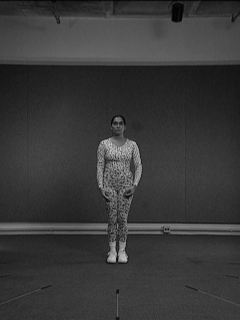
#> input picture MHI and MEI/aerobic-001.bmp, 240 x 320 px; the run also reads 1 picture not shown here
$ jupyter execute --allow-errors HW5.ipynb   (older library calls are emulated)
#> lines starting #> are read from the running program, lines starting #| are printed output that depends on the picture; after the words box and inside, x2 and y2 are one past the last pixel; in counts of white or black regions, pixels touching at a corner belong together
[cell 1]
import os
import numpy as np
import imageio
from scipy import ndimage
import skimage.morphology
import matplotlib.pyplot as plt
import pdb
from numpy import mgrid, sum
from skimage import img_as_float
import cv2
from scipy import signal

# Problem 1

[cell 2]
origin_Im = imageio.imread(os.path.join("aerobic-001.bmp"))
#> origin_Im is the input picture: shape (320, 240); min 1, max 202, mean 56.9
# test with different thresholds
thresholds =[5,10,15,20]
for threshold in thresholds:
      os.makedirs("threshold{:d}".format(threshold),exist_ok=True)
#> the loop `for threshold in thresholds:` made 4 passes
#> pass 1, `diff = abs(im - origin_Im) >= threshold`:
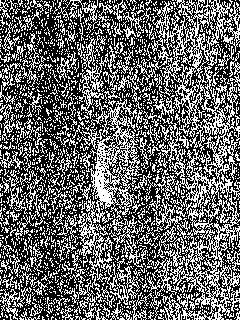
#> diff: shape (320, 240) bool; 39.9% white in thin lines or dots
#> pass 1, `diff = skimage.morphology.remove_small_objects(diff, min_size=55, conn..`:
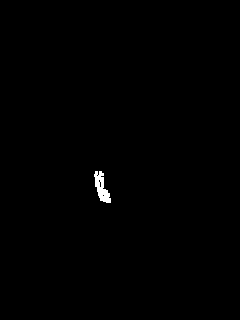
#> diff: shape (320, 240) bool; 0.37% white; 1 white region, box (x1, y1, x2, y2) and area: (94, 171, 111, 203) 284
#> after the loop `for threshold in thresholds:`:
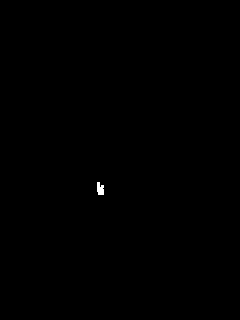
#> diff: shape (320, 240); 0.1% white; 1 white region, box (x1, y1, x2, y2) and area: (97, 182, 104, 195) 73
#> pass 2 of the loop `for i in range(1, 22):`:
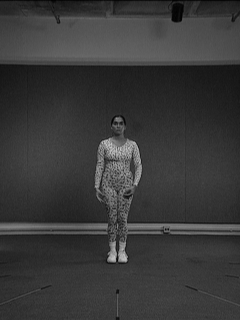
#> input picture MHI and MEI/aerobic-003.bmp, 240 x 320 px
#> im is the input picture: shape (320, 240); min 1, max 201, mean 57.1
#> the loop `for threshold in thresholds:` made 4 passes
#> pass 1, `diff = abs(im - origin_Im) >= threshold`:
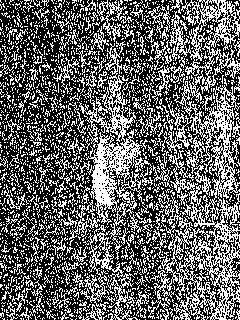
#> diff: shape (320, 240) bool; 38.9% white in thin lines or dots
#> after the loop `for threshold in thresholds:`:
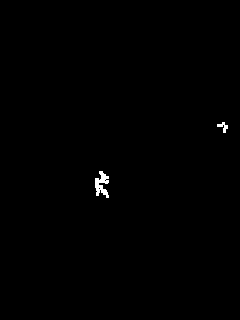
#> diff: shape (320, 240); 0.35% white; 2 white regions, box (x1, y1, x2, y2) and area: (95, 171, 109, 198) 212, (217, 122, 228, 133) 55
#> (the rest of this cell did not finish here and is left out)

Discussion:

For the problem 1, I expreiment thresholds 5, 10, 15, and 20. I first create new folders which are named threshold#.And the outputs will be saved in each folder.

# Problem2

[cell 3]
# [49 lines left out: function similitudeMoments, not called in this run]

[cell 4]
diffs = []
#> diffs = []
#> pass 2 of the loop `for i in range(1, 22):`:
#> (the rest of this cell did not finish here and is left out)

Discussion:

For this problem, the input I usedw is in the folder: threshold20 which was created in the problem 1.

# Problem3

[cell 5]
# Create the first image
img1 = np.zeros((101, 101), dtype=np.float32)
#> img1: shape (101, 101) float32; every value is 0
img1[40:61, 6:27] = 1
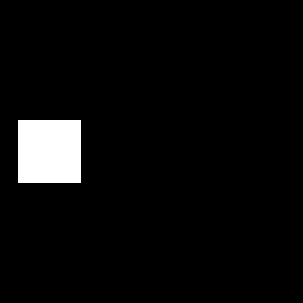
#> img1: shape (101, 101) float32 (shown 3 times larger); values 0 (black) and 1 (white), 4.3% white; 1 white region, box (x1, y1, x2, y2) and area: (6, 40, 27, 61) 441

# Create the second image
img2 = np.zeros((101, 101), dtype=np.float32)
img2[41:62, 7:28] = 1

plt.subplot(1,2,1)
plt.imshow(img1, cmap='gray')

plt.subplot(1,2,2)
plt.imshow(img2, cmap='gray')
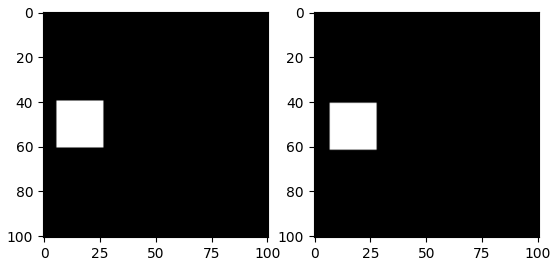
#> figure drawn by matplotlib, 2 panels

[cell 6]
fx = (signal.convolve2d(img1, np.fliplr(0.25 * np.array([[-1., 1.], [-1., 1.]])), boundary='symm', mode='same'))
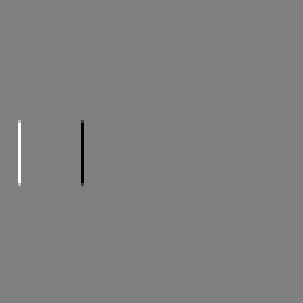
#> fx: shape (101, 101) float64 (shown 3 times larger); min -0.5, max 0.5, mean 0; drawn with min black and max white
fy = (signal.convolve2d(img1, 0.25 * np.array([[-1., -1.], [1., 1.]]), boundary='symm', mode='same'))
ft = (signal.convolve2d(img2, 0.25 * np.array([[1., 1.], [1., 1.]]), boundary='symm', mode='same') +
         signal.convolve2d(img1, -0.25 * np.array([[1., 1.], [1., 1.]]), boundary='symm', mode='same'))
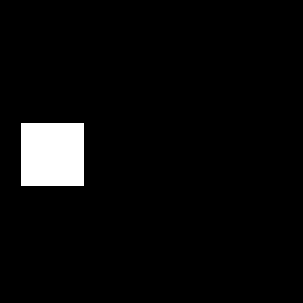
#> img2: shape (101, 101) float32 (shown 3 times larger); values 0 (black) and 1 (white), 4.3% white; 1 white region, box (x1, y1, x2, y2) and area: (7, 41, 28, 62) 441

u = np.zeros(img1.shape)
v = np.zeros(img1.shape)

window = np.ones((3,3))

denom = (signal.convolve2d(fx**2, window, boundary='symm', mode='same') *
            signal.convolve2d(fy**2, window, boundary='symm', mode='same') -
            signal.convolve2d(fx*fy, window, boundary='symm', mode='same')**2)
denom[denom == 0] = 1
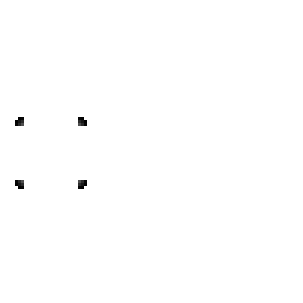
#> denom: shape (101, 101) float64 (shown 3 times larger); min 0.0156, max 1, mean 0.997

u = ((signal.convolve2d(fy**2, window, boundary='symm', mode='same') *
             signal.convolve2d(fy*ft, window, boundary='symm', mode='same') +
             signal.convolve2d(fx*fy, window, boundary='symm', mode='same') *
             signal.convolve2d(fy*ft, window, boundary='symm', mode='same') ) /
        denom)
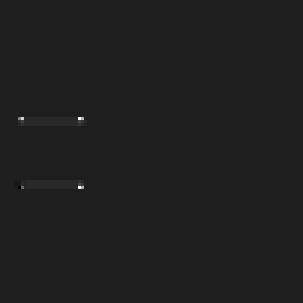
#> u: shape (101, 101) float64 (shown 3 times larger); min -1.5, max 11.25, mean 0.0125; drawn with min black and max white


v = ((signal.convolve2d(fx*ft, window, boundary='symm', mode='same') *
             signal.convolve2d(fx*fy, window, boundary='symm', mode='same') -
             signal.convolve2d(fx**2, window, boundary='symm', mode='same') *
             signal.convolve2d(fy*ft, window, boundary='symm', mode='same')) /
        denom)

# Draw the motion vectors on the image
x, y = np.meshgrid(np.arange(0, img1.shape[1], 1), np.arange(0, img1.shape[0], 1))
plt.figure(figsize=(10,10))
plt.imshow(img1, cmap='gray')
plt.quiver(x[::3, ::3], y[::3, ::3], u[::3,::3], v[::3,::3], color='red', scale=25)
plt.axis("off")
plt.show()
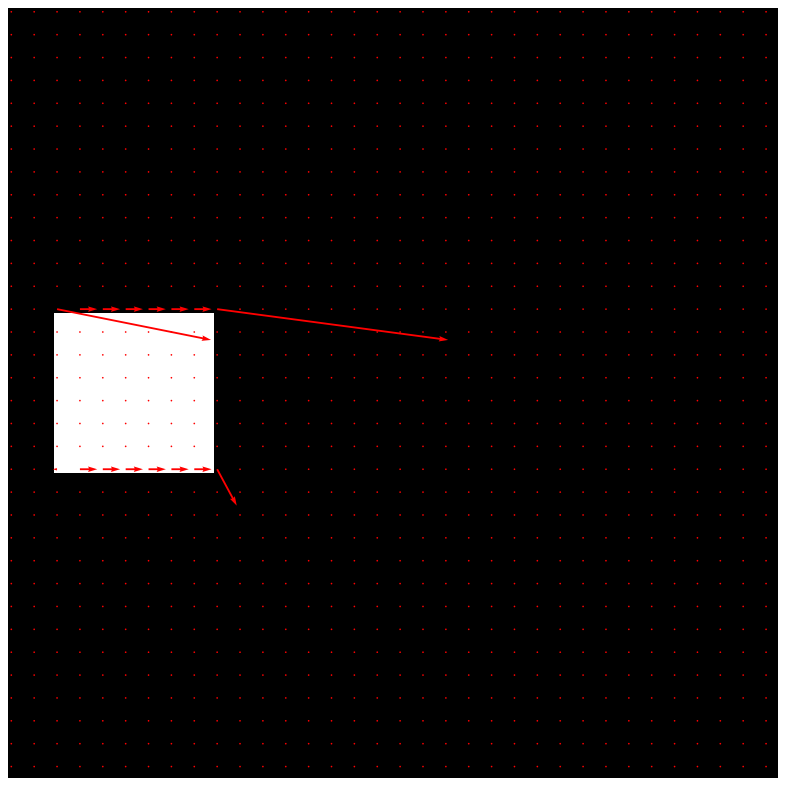
#> figure drawn by matplotlib, 1 panel
